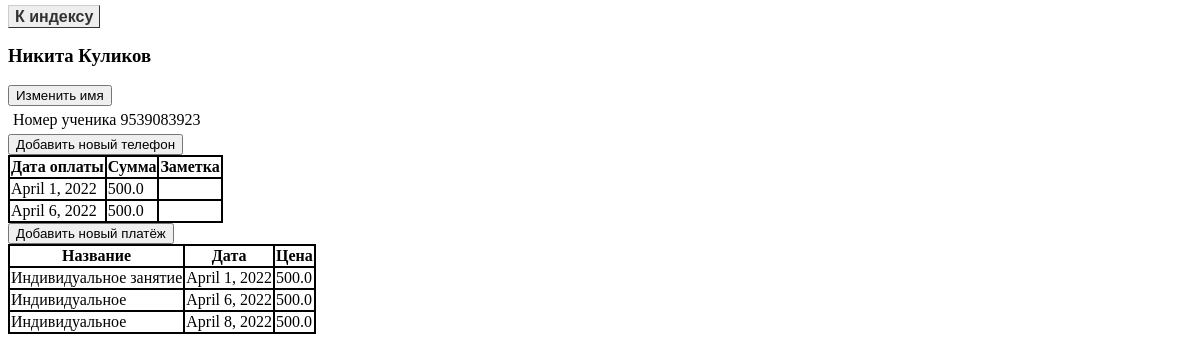
The page /CRM/clientCard1 on the database as committed earlier.
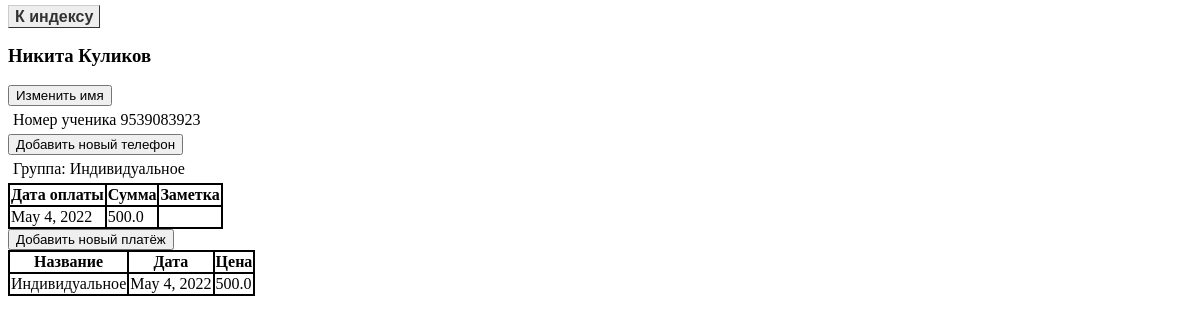
The same page on the database as committed later.
### CRM/models.py (models this page shows, shortened)
class Client(models.Model):
    name = models.CharField(max_length=200)
    money = models.FloatField(default=0)
    active = models.BooleanField(default=True)

class Phone(models.Model):
    note = models.CharField(max_length=200)
    client = models.ForeignKey(Client,on_delete=models.CASCADE)
    phone = models.BigIntegerField()

class Payment(models.Model):
    client = models.ForeignKey(Client,on_delete=models.CASCADE)
    date = models.DateField()
    value = models.FloatField(default=0)
    note = models.CharField(max_length=200,default="")

class Lesson(models.Model):
    teacher = models.ForeignKey(Teacher,on_delete=models.CASCADE)
    name = models.CharField(max_length=200,default = "")
    clients = models.ManyToManyField(Client)
    date = models.DateField()
    price = models.FloatField(default=0)

class Group(models.Model):
    name = models.CharField(max_length=200)
    clients = models.ManyToManyField(Client)
    schedule = models.CharField(max_length=200)
    teacher = models.ForeignKey(Teacher,on_delete=models.PROTECT,default=getDefaultTeacher)

### CRM/views.py (the view)
# urls.py: path('CRM/clientCard<int:client_id>',views.client_card, name = 'client_card'),
def client_card(request, client_id):
    client = Client.objects.get(pk=client_id)
    payments = Payment.objects.filter(client=client)
    group = Group.objects.filter(clients=client)
    phone = Phone.objects.filter(client=client)
    data = Lesson.objects.filter(clients=client)
    template = loader.get_template('crm/clientCard.html')
    context = {
        'client' : client,
        'payments':payments,
        'group': group,
        'phone': phone,
        'lessons': data,
    }
    return HttpResponse(template.render(context, request))

### CRM/templates/crm/clientCard.html (shortened to what this page needs)
<!DOCTYPE html>
<html>
    <head>
        {% load static %}
        <link rel="stylesheet" type="text/css" href="{% static 'crm/simpleStyle.css' %}">
    </head>
    <body>
        <a class = "button" href = {% url 'index' %}>К индексу</a>
        <h3>{{client.name}}</h3>
        <button onclick="document.getElementById('editName').classList.remove('hidden');">Изменить имя</button>
        {% for p in phone %}
            <p>{{p.note}} {{p.phone}}</p>
        {% empty %}
            <p>Номер отсутствует</p>
        {% endfor %}
        <button onclick="document.getElementById('addPhone').classList.remove('hidden');">Добавить новый телефон</button>
        {% for g in group %}
            <p>Группа: {{g.name}}<p>
        {% endfor %}
        <table>
            <tr>
                <th>Дата оплаты</th>
                <th>Сумма</th>
                <th>Заметка</th>
            </tr>
            {% for pay in payments %}
            <tr>
                <td>{{pay.date}}</td>
                <td>{{pay.value}}</td>
                <td>{{pay.note}}</td>
            </tr>
            {%endfor%}
        </table>
        <button onclick="document.getElementById('newPayment').classList.remove('hidden');">Добавить новый платёж</button>
        <table>
            <tr>
                <th>Название</th>
                <th>Дата</th>
                <th>Цена</th>
            </tr>
            {% for lesson in lessons %}
            <tr>
                <td>{{lesson.name}}</td>
                <td>{{lesson.date}}</td>
                <td>{{lesson.price}}</td>
            </tr>
            {% endfor %}
        </table>
    </body>
</html>

### CRM/static/crm/simpleStyle.css (style rules this page uses)
table { border-collapse: collapse; }
table td { border: 2px solid black; }
table th { border: 2px solid black; }
.button { font: bold 16px Arial; text-decoration: none; background-color: #EEEEEE; color: #333333; padding: 2px 6px 2px 6px; border-top: 1px solid #CCCCCC; border-right: 1px solid #333333; border-bottom: 1px solid #333333; border-left: 1px solid #CCCCCC; max-height: 50px; }
p { margin: 5px; }

Rows that differ between the two databases and show on the page:
removed Payment: date "April 1, 2022", value "500.0"
removed Payment: date "April 6, 2022", value "500.0"
removed Lesson: name "Индивидуальное занятие", date "April 1, 2022", price "500.0"
removed Lesson: name "Индивидуальное", date "April 6, 2022", price "500.0"
removed Lesson: name "Индивидуальное", date "April 8, 2022", price "500.0"
added Group: name "Индивидуальное"
added Payment: date "May 4, 2022", value "500.0"
added Lesson: name "Индивидуальное", date "May 4, 2022", price "500.0"
